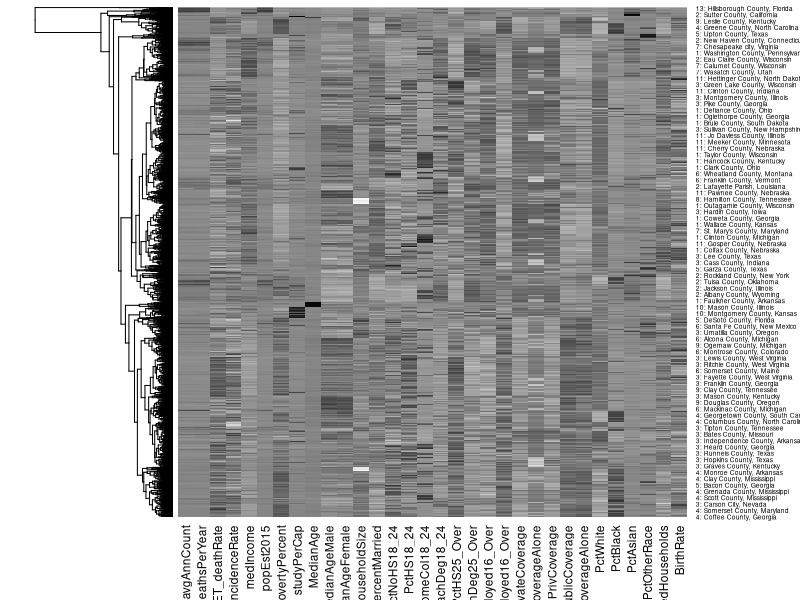

Reproduce this figure in R.
#Xin Wen
library(caret)
library(class)
#Clustering For Knn 
cancer.df <- read.csv("cancer_reg-cleaning.csv")
# set row names to the utilities column
cancer.df<-cancer.df[,c(-9)]
str(cancer.df)
row.names(cancer.df) <- cancer.df[,12]
cancer.df <- cancer.df[,-12]
d <- dist(cancer.df, method = "euclidean")

# normalize input variables
cancer.df.norm <- sapply(cancer.df, scale)

# add row names: utilities
row.names(cancer.df.norm) <- row.names(cancer.df) # compute normalized distance based on variables Sales and FuelCost

# compute normalized DISTANCE paramneter based on all variables
d.norm <- dist(cancer.df.norm, method = "euclidean") 

# hc 
hc6 <- hclust(d.norm, method = "ward.D")
#plot(hc6, hang = -1, ann = FALSE)

memb6 <- cutree(hc6, k = 13) #ward.D
memb6

cat(memb6)#hc
row.names(cancer.df.norm) <- paste(memb6, ": ", row.names(cancer.df), sep = "")
row.names(cancer.df.norm)
#heatmap
heatmap(as.matrix(cancer.df.norm), Colv = NA, hclustfun = hclust, 
        col=rev(paste("grey",1:99,sep="")))
#k-means
set.seed(2)
km <- kmeans(cancer.df.norm, 13)
# show cluster membership
km$cluster
cat(km$cluster)#k-means

# add new variable into dataframe
cancer.df <- data.frame(cancer.df, memb6)
cancer.df <- data.frame(cancer.df, km$cluster)
#cancer.df <- data.frame(cancer.df, km$cluster,memb6)

#Knn
cancer.df$TARGET_deathRate <- as.factor(ifelse(cancer.df$TARGET_deathRate > 200,
                                               1, 0))
class(cancer.df$TARGET_deathRate)
new.df <- data.frame(avgAnnCount = 270, avgDeathsPerYear = 105,incidenceRate = 454.8,
                     medIncome = 30000, popEst2015=25,povertyPercent=16,studyPerCap=200,
                     MedianAge=40,MedianAgeMale=39,
                     MedianAgeFemale = 52,
                     AvgHouseholdSize=3,PercentMarried=50,PctNoHS18_24=20, 
                     PctHS18_24=30,PctSomeCol18_24=40,PctBachDeg18_24=9,
                     PctHS25_Over=30,PctBachDeg25_Over=15,PctEmployed16_Over=20,PctUnemployed16_Over=10,
                     PctPrivateCoverage=50,PctPrivateCoverageAlone=40,PctEmpPrivCoverage=30,
                     PctPublicCoverage=50,PctPublicCoverageAlone=20,PctWhite=70,
                     PctBlack=20,PctAsian=1,PctOtherRace=9,PctMarriedHouseholds=50,
                     BirthRate=8, memb6=5) #memb6
new.df <- data.frame(avgAnnCount = 270, avgDeathsPerYear = 105,incidenceRate = 454.8,
                     medIncome = 30000, popEst2015=25,povertyPercent=16,studyPerCap=200,
                     MedianAge=40,MedianAgeMale=39,
                     MedianAgeFemale = 52,
                     AvgHouseholdSize=3,PercentMarried=50,PctNoHS18_24=20, 
                     PctHS18_24=30,PctSomeCol18_24=40,PctBachDeg18_24=9,
                     PctHS25_Over=30,PctBachDeg25_Over=15,PctEmployed16_Over=20,PctUnemployed16_Over=10,
                     PctPrivateCoverage=50,PctPrivateCoverageAlone=40,PctEmpPrivCoverage=30,
                     PctPublicCoverage=50,PctPublicCoverageAlone=20,PctWhite=70,
                     PctBlack=20,PctAsian=1,PctOtherRace=9,PctMarriedHouseholds=50,
                     BirthRate=8, km.cluster=5) #km$cluster
new.df <- data.frame(avgAnnCount = 270, avgDeathsPerYear = 105,incidenceRate = 454.8,
                     medIncome = 30000, popEst2015=25,povertyPercent=16,studyPerCap=200,
                     MedianAge=40,MedianAgeMale=39,
                     MedianAgeFemale = 52,
                     AvgHouseholdSize=3,PercentMarried=50,PctNoHS18_24=20, 
                     PctHS18_24=30,PctSomeCol18_24=40,PctBachDeg18_24=9,
                     PctHS25_Over=30,PctBachDeg25_Over=15,PctEmployed16_Over=20,PctUnemployed16_Over=10,
                     PctPrivateCoverage=50,PctPrivateCoverageAlone=40,PctEmpPrivCoverage=30,
                     PctPublicCoverage=50,PctPublicCoverageAlone=20,PctWhite=70,
                     PctBlack=20,PctAsian=1,PctOtherRace=9,PctMarriedHouseholds=50,
                     BirthRate=8, memb6=5, km.cluster=5) #memb6, km$cluster

set.seed(500)
train.index <- sample(row.names(cancer.df), 0.7*dim(cancer.df)[1])  
valid.index <- setdiff(row.names(cancer.df), train.index)  
train.df <- cancer.df[train.index, ]
valid.df <- cancer.df[valid.index, ]

# initialize normalized training, validation data, complete data frames to originals
train.norm.df <- train.df
valid.norm.df <- valid.df
cancer.norm.df <- cancer.df

# use preProcess() from the caret package to normalize variables.
norm.values <- preProcess(train.df[, -3], method=c("center", "scale"))
train.norm.df[, -3] <- predict(norm.values, train.df[, -3])
valid.norm.df[, -3] <- predict(norm.values, valid.df[, -3])
cancer.norm.df[, -3] <- predict(norm.values, cancer.df[, -3])  # whole thing
new.norm.df <- predict(norm.values, new.df)

#compute knn
Knn <- knn(train = train.norm.df[, -3], cl = train.norm.df[, 3], test = new.norm.df, 
           k = 3)   

row.names(train.df)[attr(Knn, "Knn.index")]  # high or low

# Initialize a data frame with two columns: k, and accuracy.
accuracy.df <- data.frame(k = seq(1, 14, 1), accuracy = rep(0, 14))

for(i in 1:14) {          # <<<< adjust the bounds to look at particular confusion matrix
  knn.pred <- knn(train = train.norm.df[, -3], cl = train.norm.df[, 3], 
                  test = valid.norm.df[, -3], k = i)
  accuracy.df[i, 2] <- confusionMatrix(knn.pred, factor(valid.norm.df[, 3]))$overall[1] 
}
accuracy.df


for(i in 13:13) {  # <<<< adjust the bounds to look only at confusion matrix with specific k
  knn.pred <- knn(train = train.norm.df[, -3], cl = train.norm.df[, 3], 
                  test = valid.norm.df[, -3], k = i)
  accuracy.df[i, 2] <- confusionMatrix(knn.pred, factor(valid.norm.df[, 3]))$overall[1] 
}

confusionMatrix(knn.pred, factor(valid.norm.df[, 3]))
